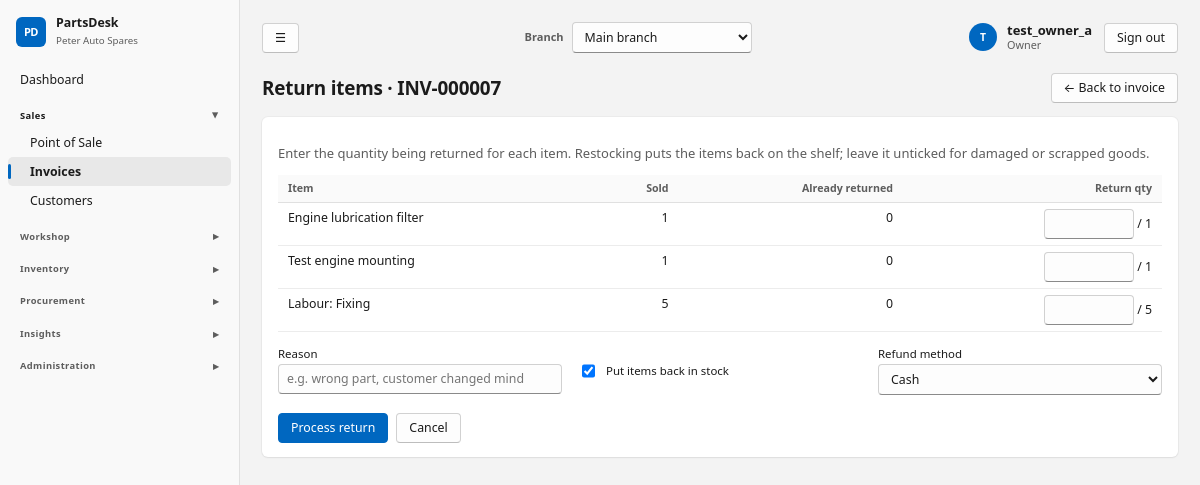
Screenshot of /sales/invoices/10/return/ (signed in) with the database file from the repository.
### core/models.py (models this page shows, shortened)
class ShopSettings(TrackedModel):
    tenant = models.OneToOneField(Tenant, on_delete=models.CASCADE, related_name="settings")
    shop_name = models.CharField(max_length=120, default="My Spare Parts Shop")
    address = models.TextField(blank=True)
    phone = models.CharField(max_length=60, blank=True)
    email = models.EmailField(blank=True)
    tax_id = models.CharField("Tax / TPIN number", max_length=60, blank=True)
    currency_symbol = models.CharField(max_length=8, default="$")
    tax_name = models.CharField(max_length=20, default="VAT")
    tax_rate = models.DecimalField("Tax rate %", max_digits=5, decimal_places=2, default=Decimal("0"))
    prices_include_tax = models.BooleanField(default=True, help_text="Untick if prices are entered before tax.")
    counter_max_discount = models.DecimalField(
        "Max discount % for counter staff", max_digits=5, decimal_places=2, default=Decimal("10"),
        help_text="Managers and the owner can exceed this.")
    default_labour_rate = models.DecimalField("Default labour rate per hour", max_digits=10, decimal_places=2, default=Decimal("0"))
    invoice_footer = models.CharField(max_length=200, blank=True, default="Thank you for your business.")
    class Meta:
        verbose_name_plural = "shop settings"
    @classmethod
    def get(cls, tenant):
        obj, _ = cls.objects.get_or_create(tenant=tenant)
        return obj

class User(AbstractUser):
    class Role(models.TextChoices):
        OWNER = "owner", "Owner"
        MANAGER = "manager", "Manager"
        COUNTER = "counter", "Counter sales"
        MECHANIC = "mechanic", "Mechanic"
        STOREKEEPER = "storekeeper", "Storekeeper"
    role = models.CharField(max_length=20, choices=Role.choices, default=Role.COUNTER)
    tenant = models.ForeignKey(Tenant, null=True, blank=True, on_delete=models.PROTECT, related_name="users")
    branches = models.ManyToManyField(Branch, blank=True, related_name="staff")
    @property
    def display_name(self):
        return self.get_full_name() or self.username

### sales/models.py (models this page shows, shortened)
class SaleLine(TrackedModel):
    sale = models.ForeignKey(Sale, on_delete=models.CASCADE, related_name="lines")
    part = models.ForeignKey(Part, null=True, blank=True, on_delete=models.PROTECT)  # null = labour / misc
    description = models.CharField(max_length=200)
    is_labour = models.BooleanField(default=False)
    quantity = models.DecimalField(max_digits=12, decimal_places=2)
    unit_price = models.DecimalField(max_digits=12, decimal_places=2)
    discount_pct = models.DecimalField(max_digits=5, decimal_places=2, default=Decimal("0"))
    unit_cost = models.DecimalField(max_digits=12, decimal_places=2, default=Decimal("0"))  # snapshot for profit
    returned_qty = models.DecimalField(max_digits=12, decimal_places=2, default=Decimal("0"))
    class Meta:
        ordering = ["id"]
    @property
    def returnable(self):
        return self.quantity - self.returned_qty

### sales/views.py (the view, shortened to what this page needs)
# urls.py: path("invoices/<int:pk>/return/", views.sale_return, name="sale_return"),
@role_required(MGMT)
def sale_return(request, pk):
    sale = get_object_or_404(Sale.objects.select_related("customer"), pk=pk, branch=request.branch)
    lines = list(sale.lines.all())
    return render(request, "sales/sale_return.html", {
        "page_title": f"Return items · {sale.number}", "sale": sale, "lines": lines,
        "methods": [m for m in Sale.Method.choices if m[0] != "credit"]})

### core/audit.py (called while the page is built)
@contextmanager
def audit_context(**values):
    token = _current.set(dict(_current.get(), **values))
    try:
        yield
    finally:
        _current.reset(token)

def metadata(request):
    try:
        address = str(ip_address(request.META.get('REMOTE_ADDR', '')))
    except ValueError:
        address = None
    match = request.resolver_match
    return dict(request_id=request.audit_request_id, ip_address=address,
                route=(match.view_name if match else 'unmatched')[:100], method=request.method[:10])

### core/models.py (called while the page is built)
    def save(self, *args, **kwargs):
        if not self._state.adding:
            raise ValueError("Audit records cannot be edited.")
        return super().save(*args, **kwargs)

### core/navigation.py (called while the page is built)
def page_back_link(request):
    if request is None or not request.user.is_authenticated:
        return None
    match = request.resolver_match
    name = match.url_name if match else None
    if name == 'dashboard':
        return None
    kwargs = {}
    if name == 'vehicle_create':
        if 'pk' in match.kwargs:
            target, label = 'customer_detail', 'Back to customer'
            kwargs = {'pk': match.kwargs['pk']}
        else:
            target, label = 'vehicle_list', 'Back to vehicles'
    elif name in RECORD_PARENTS:
        target, label = RECORD_PARENTS[name]
        kwargs = {'pk': match.kwargs['pk']}
    else:
        if name not in PARENTS:
            return None
        target, label = PARENTS[name]
    return {'url': reverse(target, kwargs=kwargs), 'label': label}

### core/permissions.py (called while the page is built)
def role_required(roles=None):
    def decorator(view):
        @wraps(view)
        def wrapper(request, *args, **kwargs):
            if not request.user.is_authenticated:
                return redirect_to_login(request.get_full_path())
            require_branch(request)
            if roles is not None and request.user.role not in roles:
                raise PermissionDenied
            return view(request, *args, **kwargs)
        return wrapper
    return decorator

### core/templatetags/ui.py (called while the page is built)
@register.filter
def qty(value):
    return qty_str(value) if value is not None else ""

@register.simple_tag(takes_context=True)
def page_back_link(context):
    from core.navigation import page_back_link as destination
    return destination(context.get("request"))

### core/tenancy.py (called while the page is built)
def require_branch(request):
    if request.branch is None:
        raise PermissionDenied("No active branch is assigned to your account.")
    return request.branch

### sales/models.py (called while the page is built)
    def get_absolute_url(self):
        return reverse("sale_detail", args=[self.pk])

### templates/sales/sale_return.html (shortened to what this page needs)
{% extends "base.html" %}{% load ui %}
{% block content %}<form method="post" class="card form">{% csrf_token %}
<p class="muted">Enter the quantity being returned for each item. Restocking puts the items back on the shelf; leave it unticked for damaged or scrapped goods.</p>
<div class="tablewrap"><table><thead><tr><th>Item</th><th class="num">Sold</th><th class="num">Already returned</th><th class="num">Return qty</th></tr></thead><tbody>
{% for l in lines %}<tr><td>{{ l.description }}</td><td class="num">{{ l.quantity|qty }}</td><td class="num">{{ l.returned_qty|qty }}</td>
<td class="num">{% if l.returnable > 0 %}<input type="number" step="any" min="0" max="{{ l.returnable }}" name="qty_{{ l.id }}" style="width:90px"><input type="hidden" name="unit_{{ l.id }}"> / {{ l.returnable|qty }}{% else %}—{% endif %}</td></tr>
{% endfor %}</tbody></table></div>
<div class="fields" style="margin-top:14px">
  <div class="field"><label>Reason</label><input name="reason" placeholder="e.g. wrong part, customer changed mind"></div>
  <div class="field check"><input type="checkbox" name="restock" id="restock" checked><label for="restock">Put items back in stock</label></div>
  <div class="field"><label>Refund method</label><select name="refund_method">{% for v, l in methods %}<option value="{{ v }}">{{ l }}</option>{% endfor %}</select></div>
</div>
<div class="btns"><button class="btn primary">Process return</button><a class="btn" href="{{ sale.get_absolute_url }}">Cancel</a></div></form>{% endblock %}

### templates/base.html (shortened to what this page needs)
{% load static ui %}<!doctype html>
<html lang="en">
<head>
<link rel="stylesheet" href="{% static 'css/app.css' %}">
</head>
<body data-print-log-url="{% url 'log_print_request' %}" {% if auto_print %}data-autoprint="1"{% endif %}>
<div class="app">
  <aside class="side no-print">
    <div class="brand"><span class="brand-mark">PD</span><div><strong>PartsDesk</strong><small>{{ shop.shop_name }}</small></div></div>
    <nav>{% for g in nav %}{% if g.title %}<details class="nav-group" {% if g.open %}open{% endif %}><summary>{{ g.title }}</summary>{% for item in g.items %}<a href="{{ item.url }}" class="{% if item.active %}on{% endif %}">{{ item.label }}</a>{% endfor %}</details>{% else %}{% for item in g.items %}<a href="{{ item.url }}" class="{% if item.active %}on{% endif %}">{{ item.label }}</a>{% endfor %}{% endif %}{% endfor %}</nav>
  </aside>
  <main class="main">
    <div class="topbar no-print">
      <button type="button" class="btn nav-toggle" id="nav-toggle" aria-label="Toggle menu" title="Show/hide menu">&#9776;</button>
      {% if branches %}<form method="post" action="{% url 'switch_branch' %}" class="branch-switch">{% csrf_token %}
        <label for="branch-select">Branch</label>
        <select id="branch-select" name="branch_id" onchange="this.form.submit()">{% for b in branches %}<option value="{{ b.pk }}" {% if b.pk == active_branch.pk %}selected{% endif %}>{{ b.name }}</option>{% endfor %}</select>
        <noscript><button type="submit">Switch</button></noscript></form>{% endif %}
      <div class="topbar-user"><a href="{% url 'profile' %}" class="user-chip"><span class="avatar">{{ user.display_name|slice:":1"|upper }}</span><span><strong>{{ user.display_name }}</strong><small>{{ user.get_role_display }}</small></span></a>
        <form method="post" action="{% url 'logout' %}">{% csrf_token %}<button type="submit" class="btn">Sign out</button></form></div>
    </div>
    <header class="top"><h1>{% block page_heading %}{{ page_title }}{% endblock %}</h1><div class="actions">{% page_back_link as back %}{% if back %}<a class="btn no-print" href="{{ back.url }}" aria-label="{{ back.label }}">&larr; {{ back.label }}</a>{% endif %}{% block actions %}{% endblock %}</div></header>
    {% block content %}{% endblock %}
  </main>
</div>
</body>
</html>

### rows the page displays
ShopSettings: shop_name "Peter Auto Spares"
User: display_name "T", display_name "test_owner_a", role "Owner"
SaleLine: description "Engine lubrication filter", quantity|qty "1", returned_qty|qty "0", returnable|qty "1"
SaleLine: description "Test engine mounting", quantity|qty "1", returned_qty|qty "0", returnable|qty "1"
SaleLine: description "Labour: Fixing", quantity|qty "5", returned_qty|qty "0", returnable|qty "5"

### other values shown
{{ item.label }} "Dashboard"
{{ g.title }} "Sales" "Workshop" "Inventory" "Procurement" "Insights" "Administration"
{{ item.label }} "Point of Sale" "Invoices" "Customers"
{{ page_title }} "Return items · INV-000007"
{{ back.label }} "Back to invoice"
form field branch_id "Main branch"
form field refund_method "Cash"
